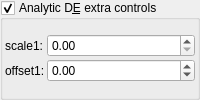
    <widget class="MyGroupBox" name="groupCheck_analyticDE_enabled_false">
     <property name="title">
      <string>Analytic D&amp;E extra controls</string>
     </property>
     <property name="checkable">
      <bool>true</bool>
     </property>
     <layout class="QVBoxLayout" name="verticalLayout_14" stretch="0">
      <property name="spacing">
       <number>2</number>
      </property>
      <property name="leftMargin">
       <number>2</number>
      </property>
      <property name="topMargin">
       <number>2</number>
      </property>
      <property name="rightMargin">
       <number>2</number>
      </property>
      <property name="bottomMargin">
       <number>2</number>
      </property>
      <item>
       <layout class="QGridLayout" name="gridLayout_27" columnstretch="0,0,1">
        <property name="spacing">
         <number>2</number>
        </property>
        <item row="1" column="2">
         <widget class="MyDoubleSpinBox" name="spinbox_analyticDE_offset_1">
          <property name="sizePolicy">
           <sizepolicy hsizetype="Minimum" vsizetype="Maximum">
            <horstretch>0</horstretch>
            <verstretch>0</verstretch>
           </sizepolicy>
          </property>
          <property name="prefix">
           <string/>
          </property>
          <property name="suffix">
           <string/>
          </property>
          <property name="decimals">
           <number>2</number>
          </property>
          <property name="minimum">
           <double>-99.989999999999995</double>
          </property>
          <property name="maximum">
           <double>99.989999999999995</double>
          </property>
          <property name="singleStep">
           <double>0.100000000000000</double>
          </property>
         </widget>
        </item>
        <item row="1" column="1">
         <widget class="QLabel" name="label_177">
          <property name="text">
           <string>offset1:</string>
          </property>
         </widget>
        </item>
        <item row="0" column="1">
         <widget class="QLabel" name="label_182">
          <property name="text">
           <string>scale1:</string>
          </property>
         </widget>
        </item>
        <item row="0" column="2">
         <widget class="MyDoubleSpinBox" name="spinbox_analyticDE_scale_1">
          <property name="sizePolicy">
           <sizepolicy hsizetype="Minimum" vsizetype="Maximum">
            <horstretch>0</horstretch>
            <verstretch>0</verstretch>
           </sizepolicy>
          </property>
          <property name="prefix">
           <string/>
          </property>
          <property name="suffix">
           <string/>
          </property>
          <property name="decimals">
           <number>2</number>
          </property>
          <property name="minimum">
           <double>0.000000000000000</double>
          </property>
          <property name="maximum">
           <double>99.989999999999995</double>
          </property>
          <property name="singleStep">
           <double>0.100000000000000</double>
          </property>
         </widget>
        </item>
       </layout>
      </item>
     </layout>
    </widget>
